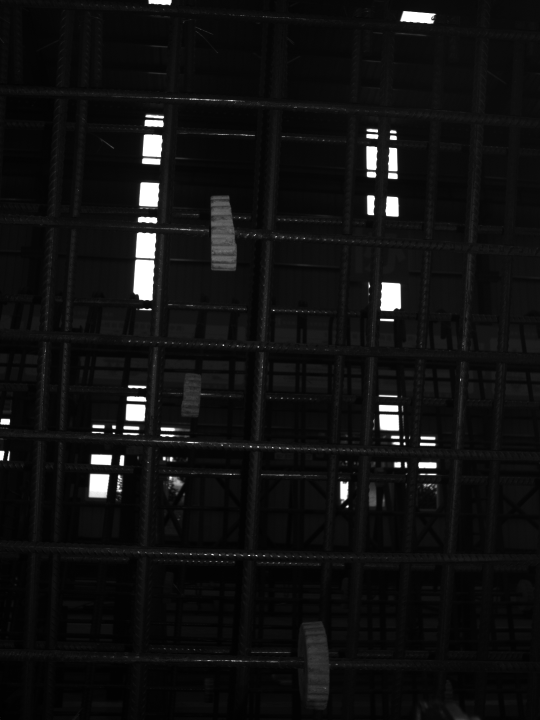
#> input picture 任务书数据+代码/station_1_output_image_left.png, 1080 x 1440 px (shown at 1/2 size)
$ python probe_gray.py
#> lines starting #> are read from the running program, lines starting #| are printed output that depends on the picture
# -*- coding: utf-8 -*-
import cv2, numpy as np, os
def imread_any(p, f=cv2.IMREAD_UNCHANGED):
#> called with f = -1
    return cv2.imdecode(np.fromfile(p, dtype=np.uint8), f)
#> returned value is the input picture: shape (1440, 1080); min 0, max 255, mean 16.7
data = r"D:\work\gygj\任务书数据+代码"
out = r"D:\work\gygj\_probe\preview"
png = imread_any(os.path.join(data, "station_1_output_image_left.png"))
g = png if png.ndim == 2 else cv2.cvtColor(png, cv2.COLOR_BGR2GRAY)
print("gray stats: mean=%.1f med=%.0f p1=%.0f p5=%.0f p50=%.0f p95=%.0f p99=%.0f max=%d"
      % (g.mean(), np.median(g), *np.percentile(g,[1,5,50,95,99]), g.max()))
#| gray stats: mean=16.7 med=11 p1=3 p5=4 p50=11 p95=30 p99=255 max=255
print("frac<20:", round(float((g<20).mean()),3), " frac>200:", round(float((g>200).mean()),3))
#| frac<20: 0.872  frac>200: 0.017
clahe = cv2.createCLAHE(clipLimit=3.0, tileGridSize=(8,8)).apply(g)
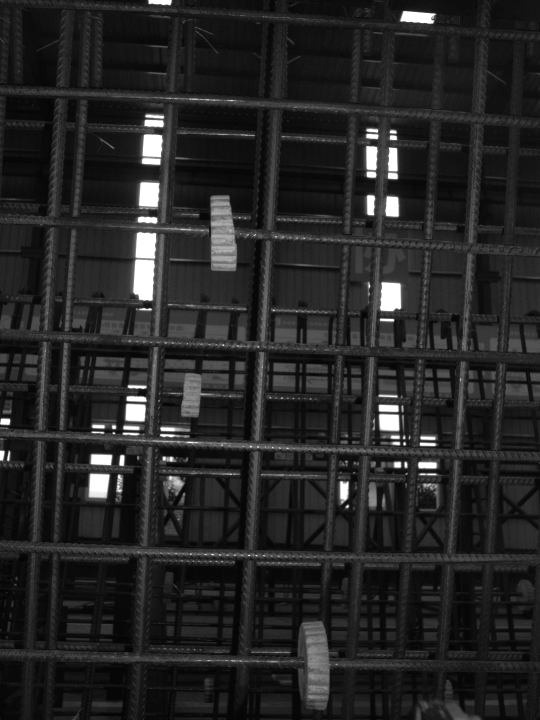
#> clahe: shape (1440, 1080) (shown at 1/2 size); min 1, max 255, mean 37.6
# gamma on normalized
gn = cv2.normalize(g, None, 0, 255, cv2.NORM_MINMAX).astype(np.float32)/255
gam = (np.power(gn, 0.45)*255).astype(np.uint8)
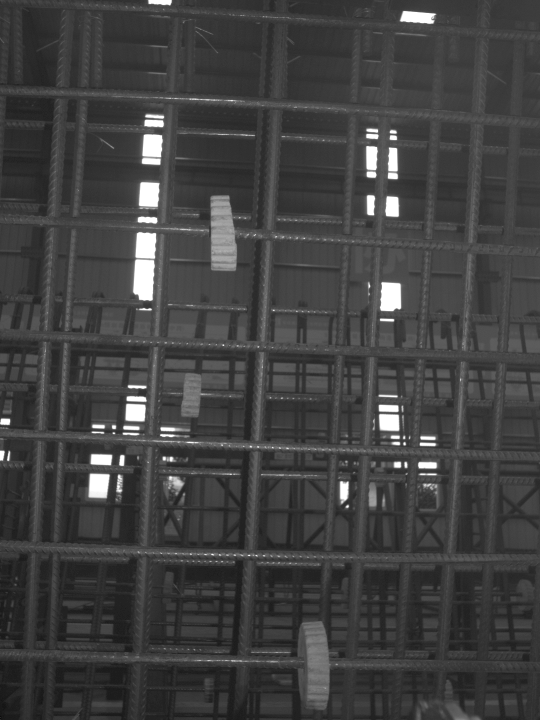
#> gam: shape (1440, 1080) (shown at 1/2 size); min 0, max 255, mean 65.1
trio = np.hstack([cv2.cvtColor(g, cv2.COLOR_GRAY2BGR),
                  cv2.cvtColor(clahe, cv2.COLOR_GRAY2BGR),
                  cv2.cvtColor(gam, cv2.COLOR_GRAY2BGR)])
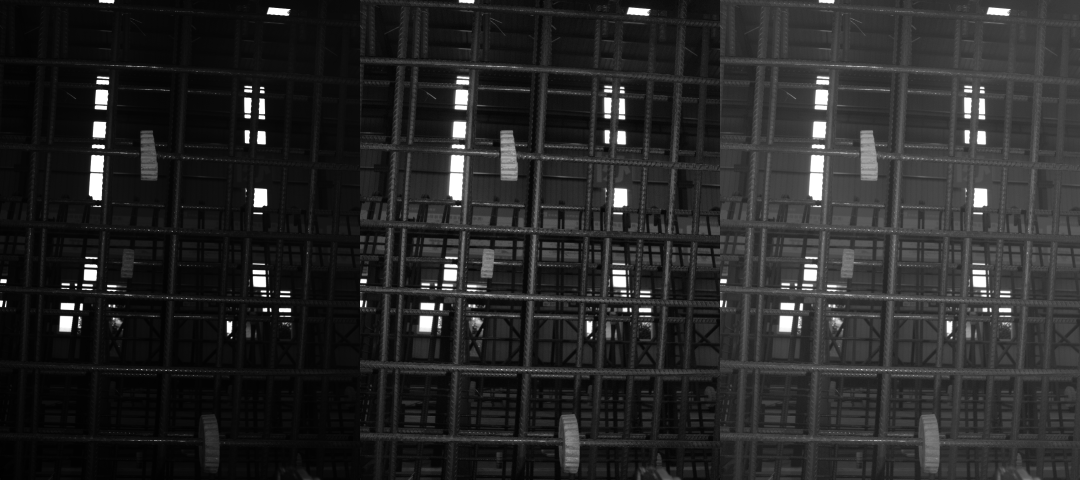
#> trio: shape (1440, 3240, 3) (shown at 1/3 size); min 0, max 255, mean 39.8
cv2.putText(trio,"raw",(20,40),cv2.FONT_HERSHEY_SIMPLEX,1.2,(0,255,255),3)
cv2.putText(trio,"CLAHE",(W:=g.shape[1]+20,40),cv2.FONT_HERSHEY_SIMPLEX,1.2,(0,255,255),3)
cv2.putText(trio,"gamma0.45",(2*g.shape[1]+20,40),cv2.FONT_HERSHEY_SIMPLEX,1.2,(0,255,255),3)
cv2.imwrite(os.path.join(out,"gray_enh.png"), cv2.resize(trio,(trio.shape[1]//2, trio.shape[0]//2)))
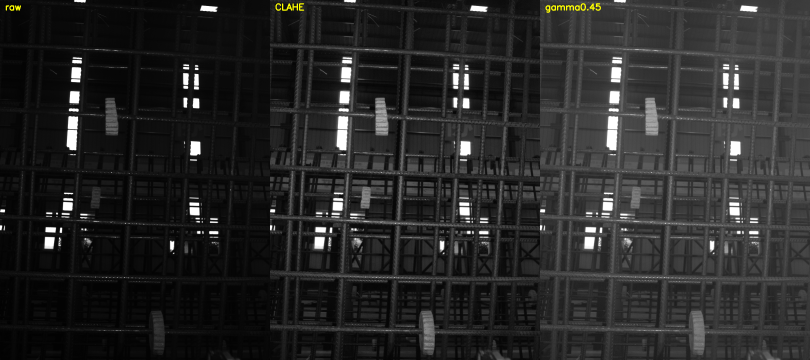
#> saved as gray_enh.png: shape (720, 1620, 3) (shown at 1/2 size); mean B, G, R 39.9, 40.1, 40.1
print("saved")

$ run again, with 任务书数据+代码/station_10_output_image_left.png copied over 任务书数据+代码/station_1_output_image_left.png
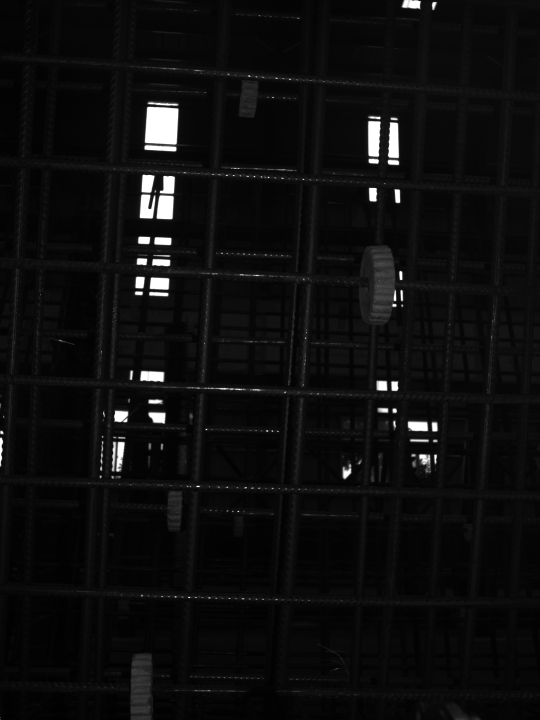
#> input picture 任务书数据+代码/station_10_output_image_left.png, 1080 x 1440 px (shown at 1/2 size)
#> in imread_any, returned value is the input picture: shape (1440, 1080); min 0, max 255, mean 13.9
#| gray stats: mean=13.9 med=8 p1=2 p5=3 p50=8 p95=26 p99=255 max=255
#| frac<20: 0.917  frac>200: 0.014
#> `gam = (np.power(gn, 0.45)*255).astype(np.uint8)`:
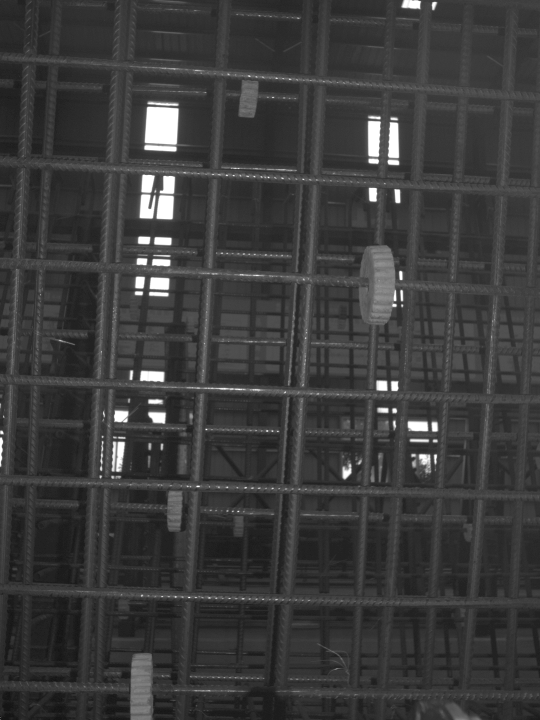
#> gam: shape (1440, 1080) (shown at 1/2 size); min 0, max 255, mean 59.4
#> `cv2.imwrite(os.path.join(out,"gray_enh.png"), cv2.resize(trio,(trio.sh..`:
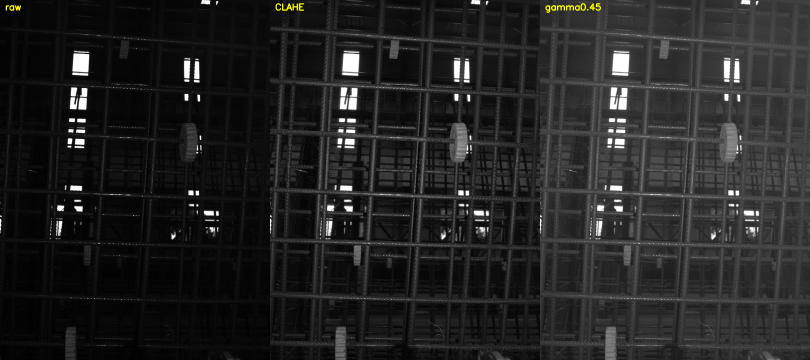
#> saved as gray_enh.png: shape (720, 1620, 3) (shown at 1/2 size); mean B, G, R 35.4, 35.6, 35.6

$ run again, with 任务书数据+代码/station_2_output_image_left.png copied over 任务书数据+代码/station_1_output_image_left.png
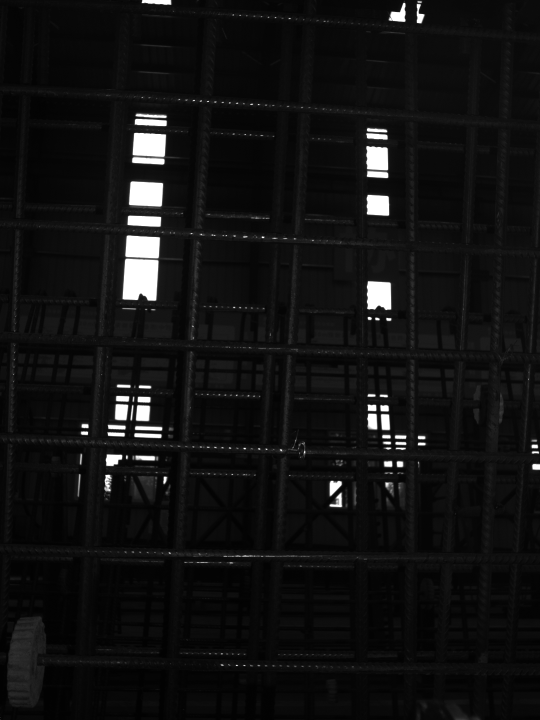
#> input picture 任务书数据+代码/station_2_output_image_left.png, 1080 x 1440 px (shown at 1/2 size)
#> in imread_any, returned value is the input picture: shape (1440, 1080); min 0, max 255, mean 18
#| gray stats: mean=18.0 med=11 p1=3 p5=4 p50=11 p95=31 p99=255 max=255
#| frac<20: 0.854  frac>200: 0.021
#> `gam = (np.power(gn, 0.45)*255).astype(np.uint8)`:
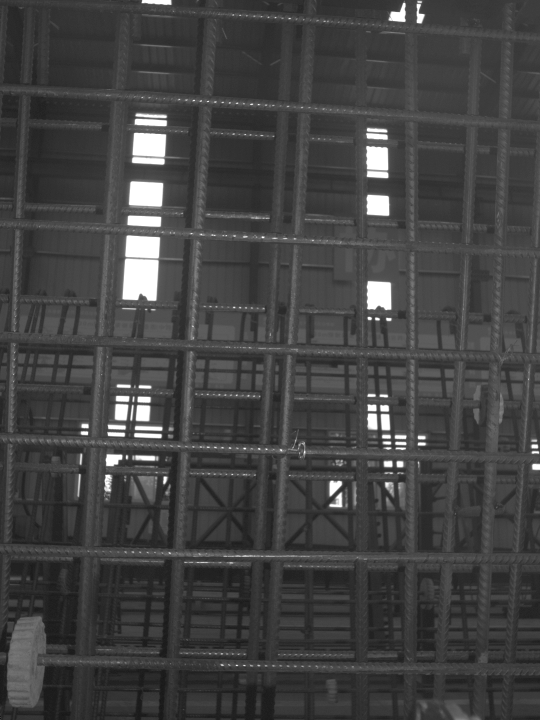
#> gam: shape (1440, 1080) (shown at 1/2 size); min 0, max 255, mean 66.8
#> `cv2.imwrite(os.path.join(out,"gray_enh.png"), cv2.resize(trio,(trio.sh..`:
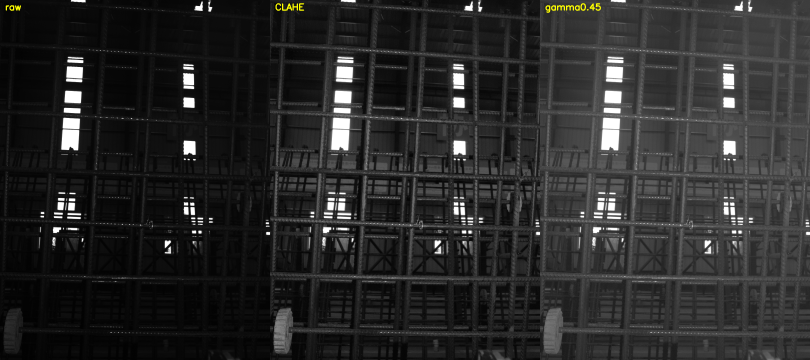
#> saved as gray_enh.png: shape (720, 1620, 3) (shown at 1/2 size); mean B, G, R 41.6, 41.9, 41.9

$ run again, with 任务书数据+代码/station_3_output_image_left.png copied over 任务书数据+代码/station_1_output_image_left.png
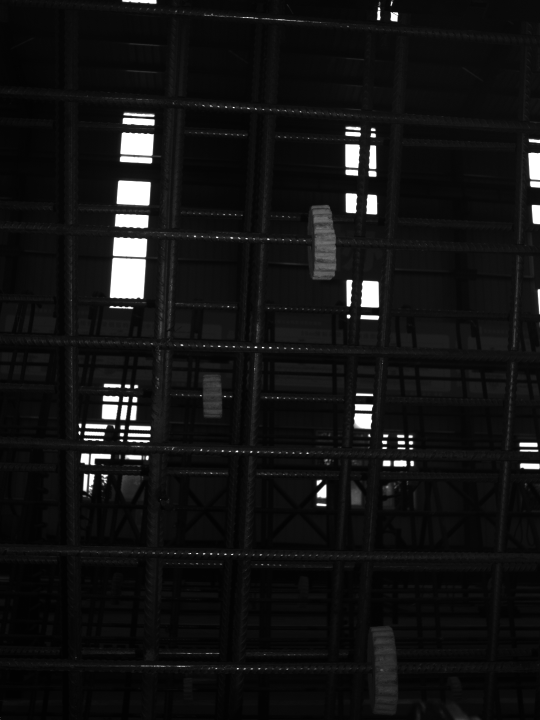
#> input picture 任务书数据+代码/station_3_output_image_left.png, 1080 x 1440 px (shown at 1/2 size)
#> in imread_any, returned value is the input picture: shape (1440, 1080); min 0, max 255, mean 18.9
#| gray stats: mean=18.9 med=11 p1=3 p5=4 p50=11 p95=36 p99=255 max=255
#| frac<20: 0.842  frac>200: 0.023
#> `gam = (np.power(gn, 0.45)*255).astype(np.uint8)`:
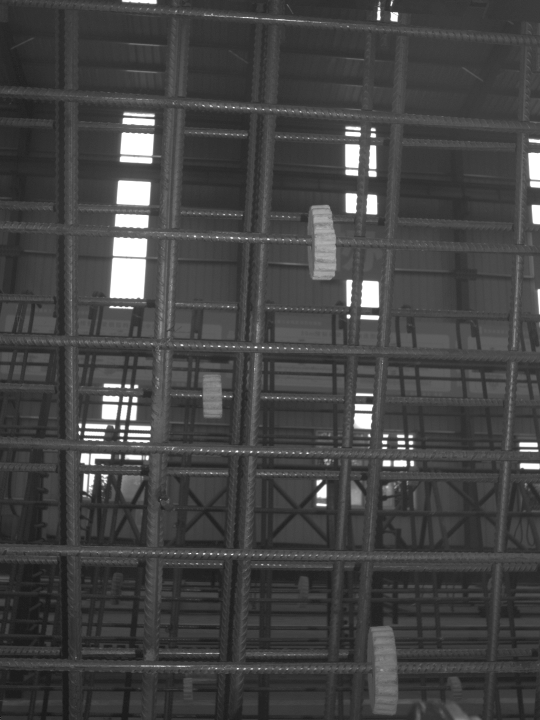
#> gam: shape (1440, 1080) (shown at 1/2 size); min 0, max 255, mean 67.9
#> `cv2.imwrite(os.path.join(out,"gray_enh.png"), cv2.resize(trio,(trio.sh..`:
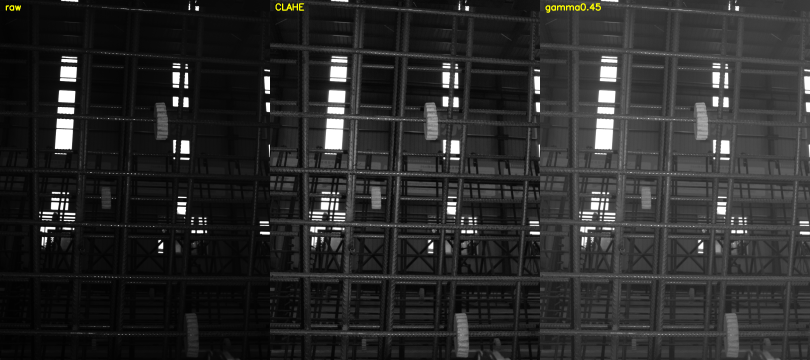
#> saved as gray_enh.png: shape (720, 1620, 3) (shown at 1/2 size); mean B, G, R 42.6, 42.8, 42.8
